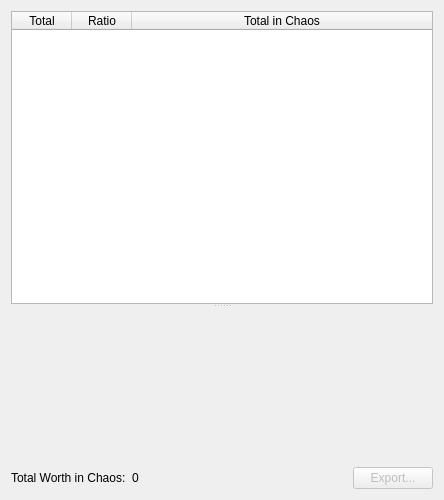
<?xml version="1.0" encoding="UTF-8"?>
<ui version="4.0">
 <class>CurrencyPane</class>
 <widget class="QWidget" name="CurrencyPane">
  <property name="geometry">
   <rect>
    <x>0</x>
    <y>0</y>
    <width>444</width>
    <height>500</height>
   </rect>
  </property>
  <property name="windowTitle">
   <string>Form</string>
  </property>
  <layout class="QVBoxLayout" name="verticalLayout">
   <item>
    <widget class="QSplitter" name="splitter">
     <property name="orientation">
      <enum>Qt::Vertical</enum>
     </property>
     <widget class="QTableWidget" name="currencyTable">
      <property name="editTriggers">
       <set>QAbstractItemView::NoEditTriggers</set>
      </property>
      <property name="showDropIndicator" stdset="0">
       <bool>false</bool>
      </property>
      <property name="dragDropOverwriteMode">
       <bool>false</bool>
      </property>
      <property name="dragDropMode">
       <enum>QAbstractItemView::NoDragDrop</enum>
      </property>
      <property name="alternatingRowColors">
       <bool>false</bool>
      </property>
      <property name="selectionMode">
       <enum>QAbstractItemView::NoSelection</enum>
      </property>
      <property name="selectionBehavior">
       <enum>QAbstractItemView::SelectRows</enum>
      </property>
      <property name="sortingEnabled">
       <bool>true</bool>
      </property>
      <property name="cornerButtonEnabled">
       <bool>false</bool>
      </property>
      <property name="rowCount">
       <number>0</number>
      </property>
      <attribute name="horizontalHeaderCascadingSectionResizes">
       <bool>false</bool>
      </attribute>
      <attribute name="horizontalHeaderDefaultSectionSize">
       <number>60</number>
      </attribute>
      <attribute name="horizontalHeaderHighlightSections">
       <bool>false</bool>
      </attribute>
      <attribute name="horizontalHeaderStretchLastSection">
       <bool>true</bool>
      </attribute>
      <attribute name="verticalHeaderVisible">
       <bool>true</bool>
      </attribute>
      <attribute name="verticalHeaderDefaultSectionSize">
       <number>23</number>
      </attribute>
      <column>
       <property name="text">
        <string>Total</string>
       </property>
      </column>
      <column>
       <property name="text">
        <string>Ratio</string>
       </property>
      </column>
      <column>
       <property name="text">
        <string>Total in Chaos</string>
       </property>
      </column>
     </widget>
     <widget class="QCustomPlot" name="plotWidget" native="true">
      <property name="minimumSize">
       <size>
        <width>0</width>
        <height>100</height>
       </size>
      </property>
     </widget>
    </widget>
   </item>
   <item>
    <layout class="QHBoxLayout" name="horizontalLayout_8">
     <item>
      <widget class="QLabel" name="label_9">
       <property name="text">
        <string>Total Worth in Chaos:</string>
       </property>
      </widget>
     </item>
     <item>
      <widget class="QLabel" name="totalWorthLabel">
       <property name="text">
        <string>0</string>
       </property>
      </widget>
     </item>
     <item>
      <spacer name="horizontalSpacer_3">
       <property name="orientation">
        <enum>Qt::Horizontal</enum>
       </property>
       <property name="sizeHint" stdset="0">
        <size>
         <width>40</width>
         <height>20</height>
        </size>
       </property>
      </spacer>
     </item>
     <item>
      <widget class="QPushButton" name="pushButton">
       <property name="enabled">
        <bool>false</bool>
       </property>
       <property name="text">
        <string>Export...</string>
       </property>
      </widget>
     </item>
    </layout>
   </item>
  </layout>
 </widget>
 <customwidgets>
  <customwidget>
   <class>QCustomPlot</class>
   <extends>QWidget</extends>
   <header>external\qcustomplot.h</header>
   <container>1</container>
  </customwidget>
 </customwidgets>
 <resources/>
 <connections/>
</ui>
